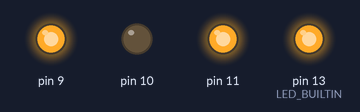
The sketch below on a simulated Arduino Uno, built with avr-gcc and run on an emulated ATmega328P. Parts: output pins drawn as LEDs (lit = HIGH).

Above: at 0.2 s.
At 1.7 s:
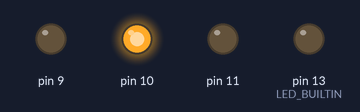
Timing chart, 0 to 3.0 s (numbered marks = the images above):
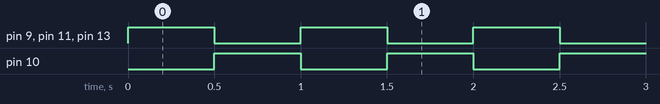

The sketch:

IoT_Sem1_Lek1_Lab2.ino
```cpp
// Lab02.ino
void setup()
{
  pinMode(LED_BUILTIN, OUTPUT);
  pinMode(9, OUTPUT); // 9 port mode
  pinMode(10, OUTPUT); // 10 port mode
  pinMode(11, OUTPUT); // 11 port mode
}
// Add the main program code into the continuous loop() function
void loop()
{
  //Port 11 LED = RED
  digitalWrite(LED_BUILTIN, 1);
  digitalWrite(9, 1); // 09 port on
  digitalWrite(10, 0); // 10 port off
  digitalWrite(11, 1); // 11 port on
  delay(500); //500ms delay
  digitalWrite(LED_BUILTIN, 0);
  digitalWrite(9, 0); //09 port off
  digitalWrite(10, 1); //10 port on
  digitalWrite(11, 0); //11 port off
  delay(500);
}
```

Measured:
- by itself, pin 9–11, pin 13 (LED_BUILTIN): alternates HIGH for 0.50 s and LOW for 0.50 s
